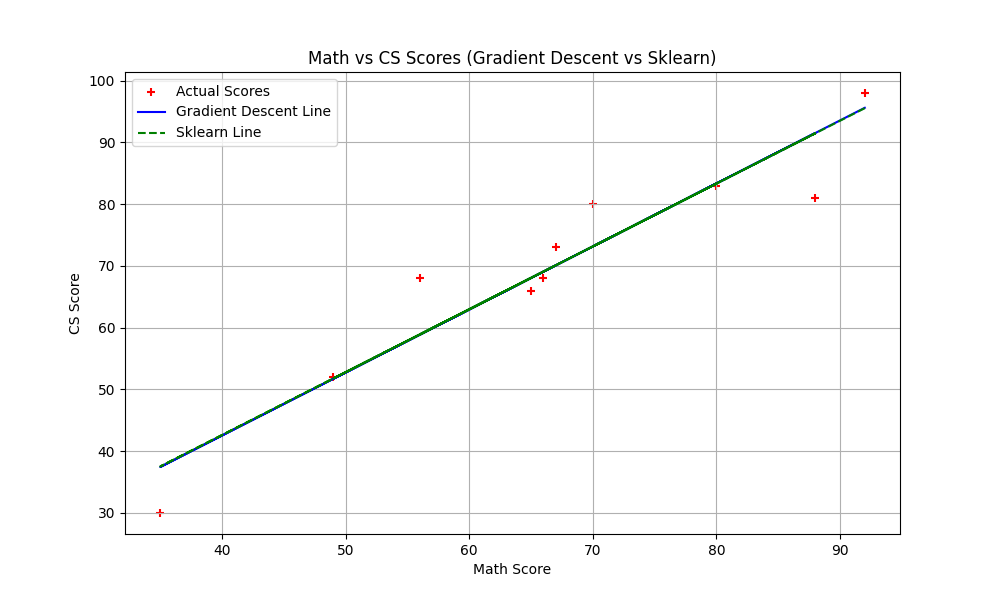

Generate this figure with Python:
import os
import sys
import pandas as pd
import numpy as np
import matplotlib.pyplot as plt
from sklearn.linear_model import LinearRegression as SklearnLR

# Path setup to root for utils
sys.path.append(os.path.abspath(os.path.join(os.path.dirname(__file__), '../../../')))
from gradient_descent import GradientDescent
from utils.data_preprocessing import clean_data

def run_test_scores_exercise():
    current_dir = os.path.dirname(os.path.abspath(__file__))
    data_path = os.path.join(current_dir, "../../data/test_scores.csv")
    df = clean_data(pd.read_csv(data_path, sep=r'\s+'))
    
    X, y = df['math'].values, df['cs'].values
    
    # 1. Custom Gradient Descent
    model = GradientDescent(learning_rate=0.0002, iterations=100000)
    model.fit(X, y)
    
    print("--- Test Scores Gradient Descent Analysis ---")
    print(f"GD Results -> m: {model.m:.4f}, b: {model.b:.4f}")
    
    # 2. Validation with Sklearn
    sk_model = SklearnLR().fit(X.reshape(-1, 1), y)
    print(f"Sklearn Results -> m: {sk_model.coef_[0]:.4f}, b: {sk_model.intercept_:.4f}")
    
    if np.isclose(model.m, sk_model.coef_[0], rtol=1e-2):
        print("\n✅ Success! Custom Gradient Descent converged to Sklearn baseline.")

    # 3. Visualization
    plt.figure(figsize=(10, 6))
    plt.scatter(X, y, color='red', marker='+', label='Actual Scores')
    plt.plot(X, model.predict(X), color='blue', label='Gradient Descent Line')
    plt.plot(X, sk_model.predict(X.reshape(-1, 1)), color='green', linestyle='--', label='Sklearn Line')
    plt.xlabel("Math Score"); plt.ylabel("CS Score"); plt.title("Math vs CS Scores (Gradient Descent vs Sklearn)")
    plt.legend(); plt.grid(True)
    
    plt.savefig(os.path.join(current_dir, "example_test_scores_analysis.png"))
    print(f"\nVisualization saved to: {current_dir}")

if __name__ == "__main__":
    run_test_scores_exercise()
